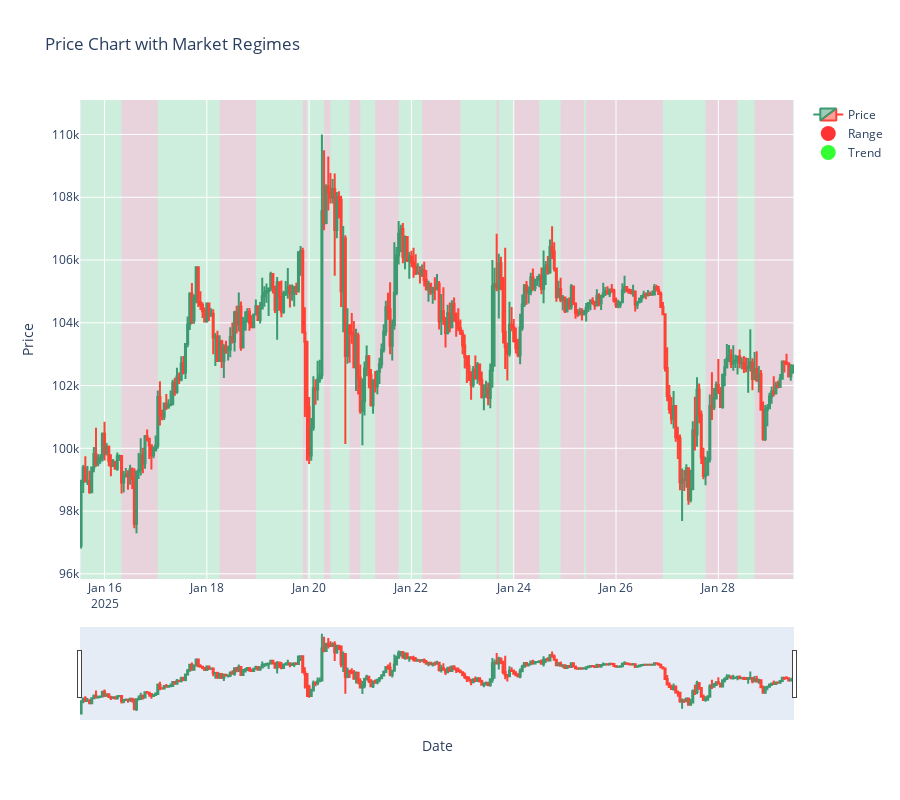

Notebook source saved alongside this figure:
### Code cell
def plot_regimes_and_price(df, last_n_candles=None):
    import plotly.graph_objects as go

    if last_n_candles:
        df = df.tail(last_n_candles).copy()
    
    fig = go.Figure()
    
    # Find regime changes first
    df['regime_change'] = df['Regime'] != df['Regime'].shift(1)
    change_points = df[df['regime_change']].index.tolist()
    
    if change_points:
        # Add the start and end of the dataset
        change_points = [df.index[0]] + change_points + [df.index[-1]]
        
        # Create full-height regime bands
        for i in range(len(change_points)-1):
            start = change_points[i]
            end = change_points[i+1]
            regime = df.loc[start:end, 'Regime'].iloc[0]
            
            color = 'rgba(255,0,0,0.15)' if regime == 'Range' else 'rgba(0,255,0,0.15)'
            
            # Add rectangular shape for full height
            fig.add_shape(
                type="rect",
                x0=start,
                x1=end,
                y0=df['Low'].min() * 0.99,  # Slightly below lowest price
                y1=df['High'].max() * 1.01,  # Slightly above highest price
                fillcolor=color,
                opacity=0.7,
                layer="below",  # Place below candlesticks
                line_width=0,
            )
    
    # Add candlestick chart on top
    fig.add_trace(
        go.Candlestick(
            x=df.index,
            open=df['Open'],
            high=df['High'],
            low=df['Low'],
            close=df['Close'],
            name='Price'
        )
    )
    
    # Add legend for regimes
    fig.add_trace(go.Scatter(
        x=[None],
        y=[None],
        mode='markers',
        marker=dict(size=15, color='rgba(255,0,0,0.8)'),
        name='Range'
    ))
    
    fig.add_trace(go.Scatter(
        x=[None],
        y=[None],
        mode='markers',
        marker=dict(size=15, color='rgba(0,255,0,0.8)'),
        name='Trend'
    ))
    
    fig.update_layout(
        title='Price Chart with Market Regimes',
        xaxis_title='Date',
        yaxis_title='Price',
        height=800,
        showlegend=True
    )
    
    fig.show()

# Example usage:
plot_regimes_and_price(df_regimes, last_n_candles=335)

### Figure 1 — Plotly figure (JSON) as saved in the notebook; plotly's stock layout.template omitted (floating-point values rounded to 4 significant figures; data arrays with more than 128 entries replaced by an {"elided": "..."} marker saying what was removed)
{"data": [{"close": {"elided": "335 float values"}, "high": {"elided": "335 float values"}, "low": {"elided": "335 float values"}, "name": "Price", "open": {"elided": "335 float values"}, "type": "candlestick", "x": {"elided": "335 str values"}}, {"marker": {"color": "rgba(255,0,0,0.8)", "size": 15}, "mode": "markers", "name": "Range", "type": "scatter", "x": [null], "y": [null]}, {"marker": {"color": "rgba(0,255,0,0.8)", "size": 15}, "mode": "markers", "name": "Trend", "type": "scatter", "x": [null], "y": [null]}], "layout": {"height": 800, "shapes": [{"fillcolor": "rgba(0,255,0,0.15)", "layer": "below", "line": {"width": 0}, "opacity": 0.7, "type": "rect", "x0": "2025-01-15 13:00:00", "x1": "2025-01-15 13:00:00", "y0": 95830.0, "y1": 111100}, {"fillcolor": "rgba(0,255,0,0.15)", "layer": "below", "line": {"width": 0}, "opacity": 0.7, "type": "rect", "x0": "2025-01-15 13:00:00", "x1": "2025-01-16 08:00:00", "y0": 95830.0, "y1": 111100}, {"fillcolor": "rgba(255,0,0,0.15)", "layer": "below", "line": {"width": 0}, "opacity": 0.7, "type": "rect", "x0": "2025-01-16 08:00:00", "x1": "2025-01-17 01:00:00", "y0": 95830.0, "y1": 111100}, {"fillcolor": "rgba(0,255,0,0.15)", "layer": "below", "line": {"width": 0}, "opacity": 0.7, "type": "rect", "x0": "2025-01-17 01:00:00", "x1": "2025-01-18 06:00:00", "y0": 95830.0, "y1": 111100}, {"fillcolor": "rgba(255,0,0,0.15)", "layer": "below", "line": {"width": 0}, "opacity": 0.7, "type": "rect", "x0": "2025-01-18 06:00:00", "x1": "2025-01-18 23:00:00", "y0": 95830.0, "y1": 111100}, {"fillcolor": "rgba(0,255,0,0.15)", "layer": "below", "line": {"width": 0}, "opacity": 0.7, "type": "rect", "x0": "2025-01-18 23:00:00", "x1": "2025-01-19 21:00:00", "y0": 95830.0, "y1": 111100}, {"fillcolor": "rgba(255,0,0,0.15)", "layer": "below", "line": {"width": 0}, "opacity": 0.7, "type": "rect", "x0": "2025-01-19 21:00:00", "x1": "2025-01-19 23:00:00", "y0": 95830.0, "y1": 111100}, {"fillcolor": "rgba(0,255,0,0.15)", "layer": "below", "line": {"width": 0}, "opacity": 0.7, "type": "rect", "x0": "2025-01-19 23:00:00", "x1": "2025-01-20 07:00:00", "y0": 95830.0, "y1": 111100}, {"fillcolor": "rgba(255,0,0,0.15)", "layer": "below", "line": {"width": 0}, "opacity": 0.7, "type": "rect", "x0": "2025-01-20 07:00:00", "x1": "2025-01-20 10:00:00", "y0": 95830.0, "y1": 111100}, {"fillcolor": "rgba(0,255,0,0.15)", "layer": "below", "line": {"width": 0}, "opacity": 0.7, "type": "rect", "x0": "2025-01-20 10:00:00", "x1": "2025-01-20 19:00:00", "y0": 95830.0, "y1": 111100}, {"fillcolor": "rgba(255,0,0,0.15)", "layer": "below", "line": {"width": 0}, "opacity": 0.7, "type": "rect", "x0": "2025-01-20 19:00:00", "x1": "2025-01-21 00:00:00", "y0": 95830.0, "y1": 111100}, {"fillcolor": "rgba(0,255,0,0.15)", "layer": "below", "line": {"width": 0}, "opacity": 0.7, "type": "rect", "x0": "2025-01-21 00:00:00", "x1": "2025-01-21 07:00:00", "y0": 95830.0, "y1": 111100}, {"fillcolor": "rgba(255,0,0,0.15)", "layer": "below", "line": {"width": 0}, "opacity": 0.7, "type": "rect", "x0": "2025-01-21 07:00:00", "x1": "2025-01-21 18:00:00", "y0": 95830.0, "y1": 111100}, {"fillcolor": "rgba(0,255,0,0.15)", "layer": "below", "line": {"width": 0}, "opacity": 0.7, "type": "rect", "x0": "2025-01-21 18:00:00", "x1": "2025-01-22 05:00:00", "y0": 95830.0, "y1": 111100}, {"fillcolor": "rgba(255,0,0,0.15)", "layer": "below", "line": {"width": 0}, "opacity": 0.7, "type": "rect", "x0": "2025-01-22 05:00:00", "x1": "2025-01-22 23:00:00", "y0": 95830.0, "y1": 111100}, {"fillcolor": "rgba(0,255,0,0.15)", "layer": "below", "line": {"width": 0}, "opacity": 0.7, "type": "rect", "x0": "2025-01-22 23:00:00", "x1": "2025-01-23 16:00:00", "y0": 95830.0, "y1": 111100}, {"fillcolor": "rgba(255,0,0,0.15)", "layer": "below", "line": {"width": 0}, "opacity": 0.7, "type": "rect", "x0": "2025-01-23 16:00:00", "x1": "2025-01-23 17:00:00", "y0": 95830.0, "y1": 111100}, {"fillcolor": "rgba(0,255,0,0.15)", "layer": "below", "line": {"width": 0}, "opacity": 0.7, "type": "rect", "x0": "2025-01-23 17:00:00", "x1": "2025-01-24 00:00:00", "y0": 95830.0, "y1": 111100}, {"fillcolor": "rgba(255,0,0,0.15)", "layer": "below", "line": {"width": 0}, "opacity": 0.7, "type": "rect", "x0": "2025-01-24 00:00:00", "x1": "2025-01-24 12:00:00", "y0": 95830.0, "y1": 111100}, {"fillcolor": "rgba(0,255,0,0.15)", "layer": "below", "line": {"width": 0}, "opacity": 0.7, "type": "rect", "x0": "2025-01-24 12:00:00", "x1": "2025-01-24 22:00:00", "y0": 95830.0, "y1": 111100}, {"fillcolor": "rgba(255,0,0,0.15)", "layer": "below", "line": {"width": 0}, "opacity": 0.7, "type": "rect", "x0": "2025-01-24 22:00:00", "x1": "2025-01-25 09:00:00", "y0": 95830.0, "y1": 111100}, {"fillcolor": "rgba(0,255,0,0.15)", "layer": "below", "line": {"width": 0}, "opacity": 0.7, "type": "rect", "x0": "2025-01-25 09:00:00", "x1": "2025-01-25 10:00:00", "y0": 95830.0, "y1": 111100}, {"fillcolor": "rgba(255,0,0,0.15)", "layer": "below", "line": {"width": 0}, "opacity": 0.7, "type": "rect", "x0": "2025-01-25 10:00:00", "x1": "2025-01-26 22:00:00", "y0": 95830.0, "y1": 111100}, {"fillcolor": "rgba(0,255,0,0.15)", "layer": "below", "line": {"width": 0}, "opacity": 0.7, "type": "rect", "x0": "2025-01-26 22:00:00", "x1": "2025-01-27 18:00:00", "y0": 95830.0, "y1": 111100}, {"fillcolor": "rgba(255,0,0,0.15)", "layer": "below", "line": {"width": 0}, "opacity": 0.7, "type": "rect", "x0": "2025-01-27 18:00:00", "x1": "2025-01-28 09:00:00", "y0": 95830.0, "y1": 111100}, {"fillcolor": "rgba(0,255,0,0.15)", "layer": "below", "line": {"width": 0}, "opacity": 0.7, "type": "rect", "x0": "2025-01-28 09:00:00", "x1": "2025-01-28 17:00:00", "y0": 95830.0, "y1": 111100}, {"fillcolor": "rgba(255,0,0,0.15)", "layer": "below", "line": {"width": 0}, "opacity": 0.7, "type": "rect", "x0": "2025-01-28 17:00:00", "x1": "2025-01-29 11:00:00", "y0": 95830.0, "y1": 111100}], "showlegend": true, "title": {"text": "Price Chart with Market Regimes"}, "xaxis": {"title": {"text": "Date"}}, "yaxis": {"title": {"text": "Price"}}}}
